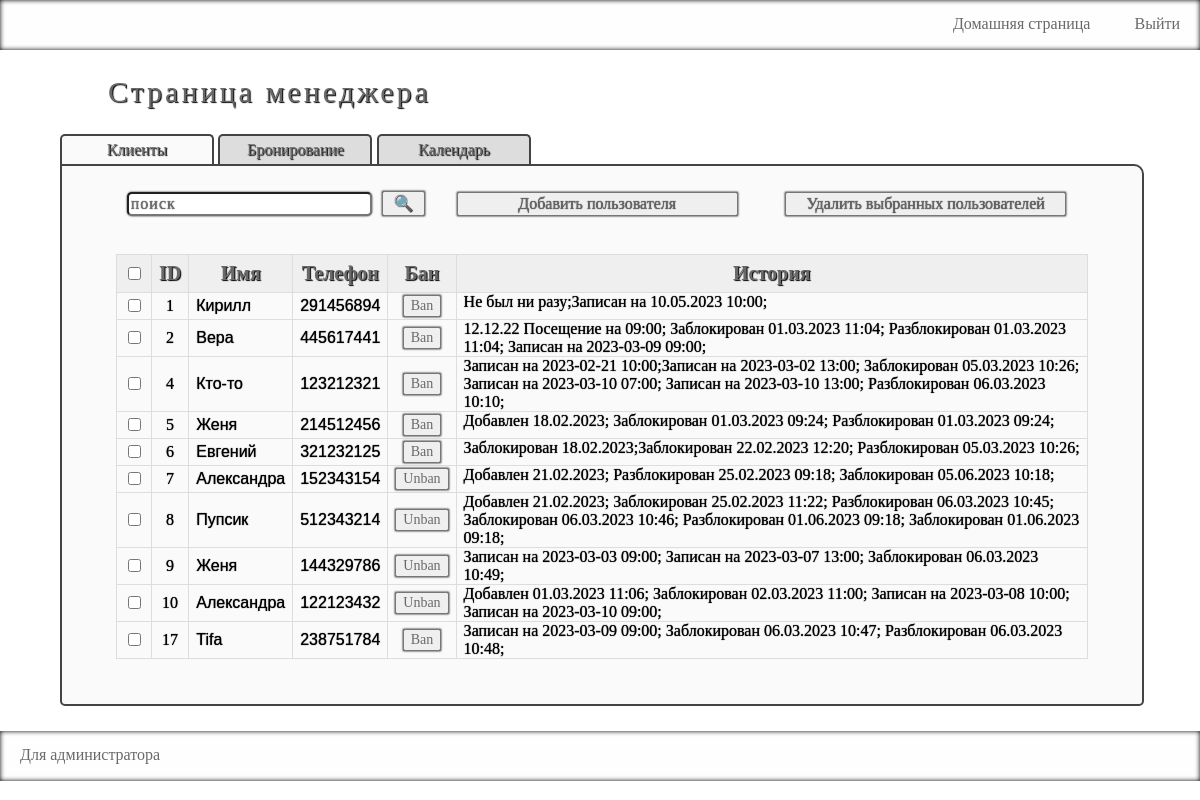
Page /home/manager/clients_table (signed in) on the earlier database version.
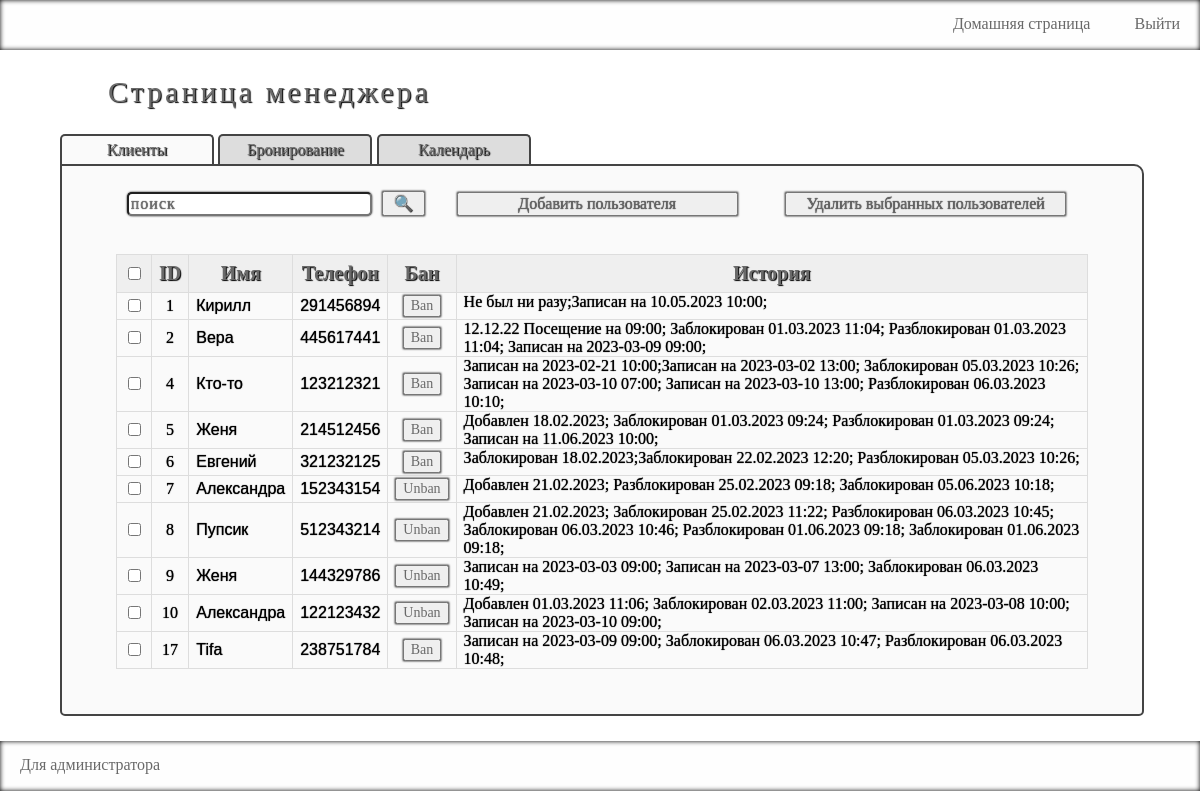
Same page on the later database version.
### client/models.py (models this page shows, shortened)
class Client(models.Model):
    name = models.CharField("Имя", max_length=20)
    phone = models.IntegerField("Телефон", unique=True)
    ban = models.BooleanField()
    history = models.TextField("История клиента", blank=True)
    class Meta:
        verbose_name = "Клиент"
        verbose_name_plural = "Клиенты"

### client/views.py (the view)
# urls.py: path('manager/clients_table', views.manager_clients_table, name="manager_clients_table"),
def manager_clients_table(request: HttpRequest) -> HttpResponse:
    if not request.user.is_authenticated:
        return redirect(manager_logged_in)
    the_tittle = "База клиентов"
    clients = Client.objects.all()
    search = request.GET.get("searchClient")
    if search is not None:
        clients = Client.objects.filter(name__icontains=search). \
            union(Client.objects.filter(phone__icontains=search)). \
            union(Client.objects.filter(history__icontains=search))
    return render(request, "client/manager_clients_table.html",
                  context={"the_tittle": the_tittle, "clients": clients, })

### client/templates/client/manager_clients_table.html (shortened to what this page needs)
{% extends 'client/manager.html' %}
{% load static %}
{% block stylelink %}
<link rel="stylesheet" href="{% static 'client/css/managerstyle.css' %}">
{% endblock %}
{% block table%}
<div class="main_manager">
    <div class="headingH1">Страница менеджера</div>
    <div class="tittleBlock" id="tittleMainBlock">Клиенты</div>
    <a href="{% url 'manager_booking_table' %}"><div class="tittleBlock">Бронирование</div></a>
    <a href="{% url 'manager_calendar' %}"><div class="tittleBlock">Календарь</div></a>
    <div id="clientsBlock">
        <input id="searchClient" name="search" placeholder="поиск" type="text"/>
        <button id="searchClientButton" onclick="toDoSearchClient()">🔍</button>
        <button id="addClientButton" onclick="changeHiddenAddClient()">Добавить пользователя</button>
        <button id="removeClientButton" onclick="removeClient()">Удалить выбранных пользователей</button>
        <br/>
        <br/>
        <table>
            <tr>
                <th> <input id="clients_choose" type="checkbox" onclick="onClickCheckClient(id)"/> </th>
                <th>ID</th>
                <th>Имя</th>
                <th>Телефон</th>
                <th>Бан</th>
                <th>История</th>
            </tr>
            {% for client in clients %}
            <tr>
                <td class="tableCheckClient">
                    <input id="{{client.phone}}" class="checkbox_client" type="checkbox"/>
                </td>
                <td class="tableIDClient">
                    {{client.id}}
                </td>
                <td class="tableNameClient">
                    <div id="table{{client.phone}}Name">{{client.name}}</div>
                </td>
                <td class="tableTelClient">
                    <div id="table{{client.phone}}Tel">{{client.phone}}</div>
                </td>
                <td class="tableBanClient">
                    <button onclick="changeBanClient({{client.phone}})">
                    {% if client.ban %}
                    Unban
                    {% else %}
                    Ban
                    {% endif %}
                    </button>
                </td>
                <td class="tableHistoryClient">
                    {{client.history}}
                </td>
            </tr>
            {% endfor %}
        </table>
    </div>
</div>
{% endblock%}

Differences in the rows shown:
changed Client id 5: history "Добавлен 18.02.2023; Заблокирован 01.03.2023 09:24; Разблокирован 01.03.2023 09:24;" → "Добавлен 18.02.2023; Заблокирован 01.03.2023 09:24; Разблокирован 01.03.2023 09:24; Записан на 11.06.2023 10:00;"
